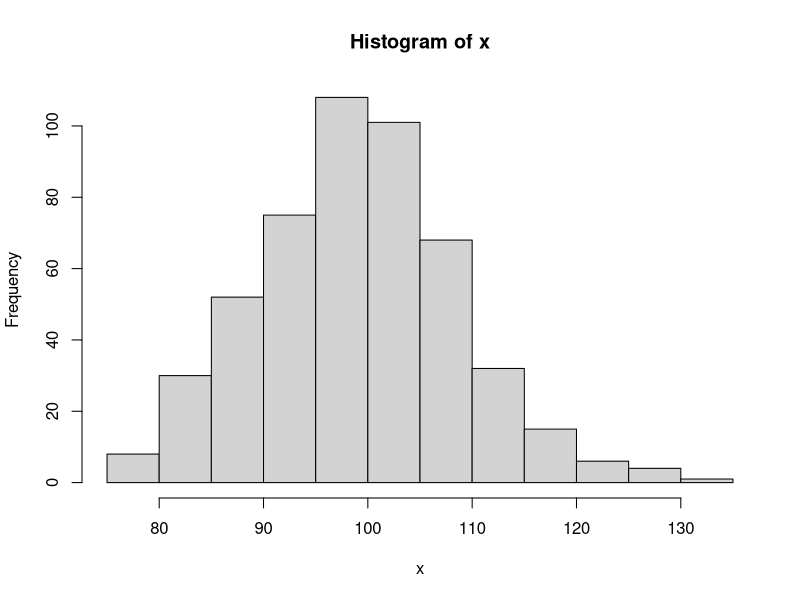
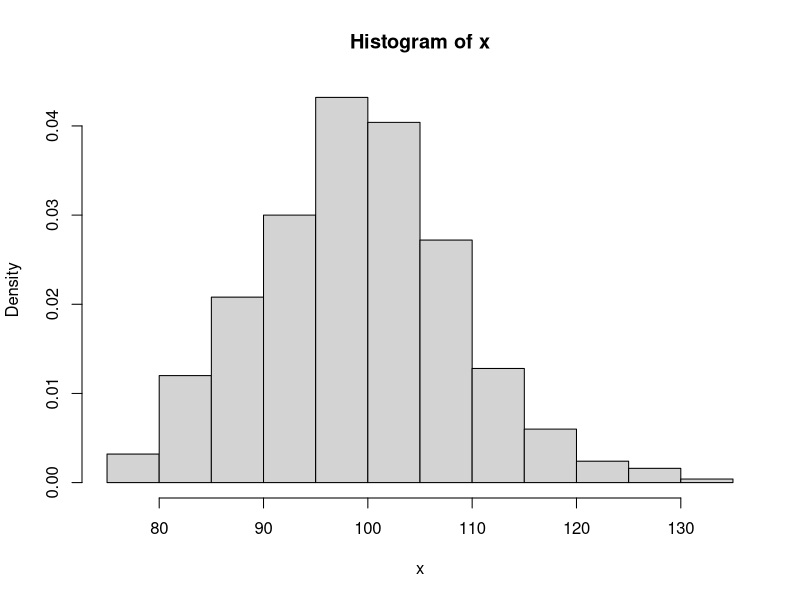
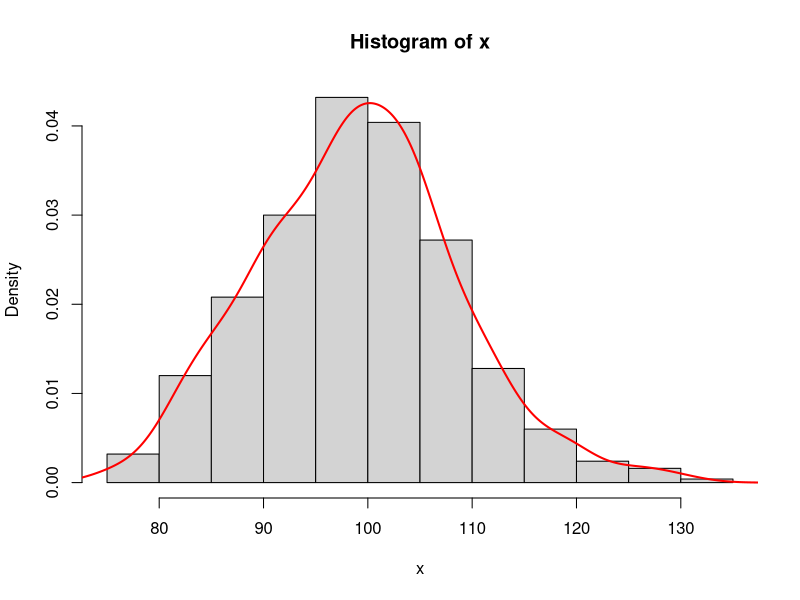
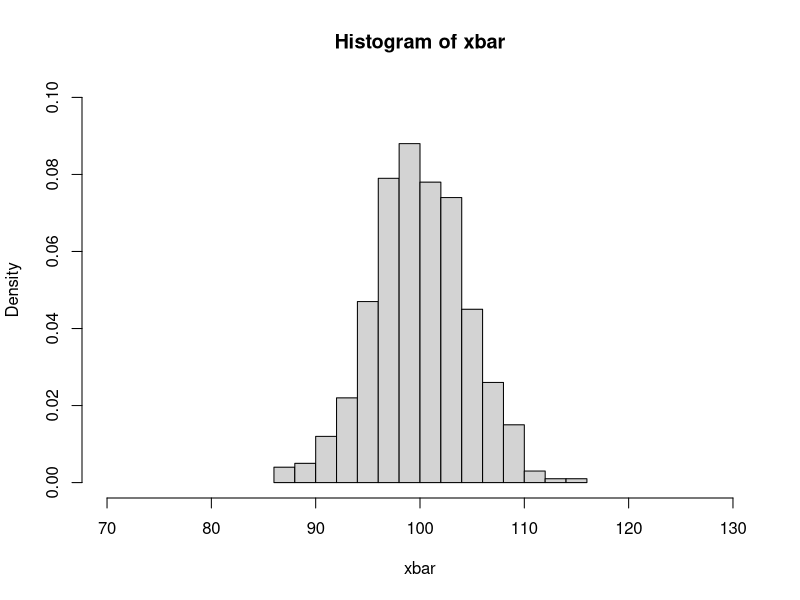
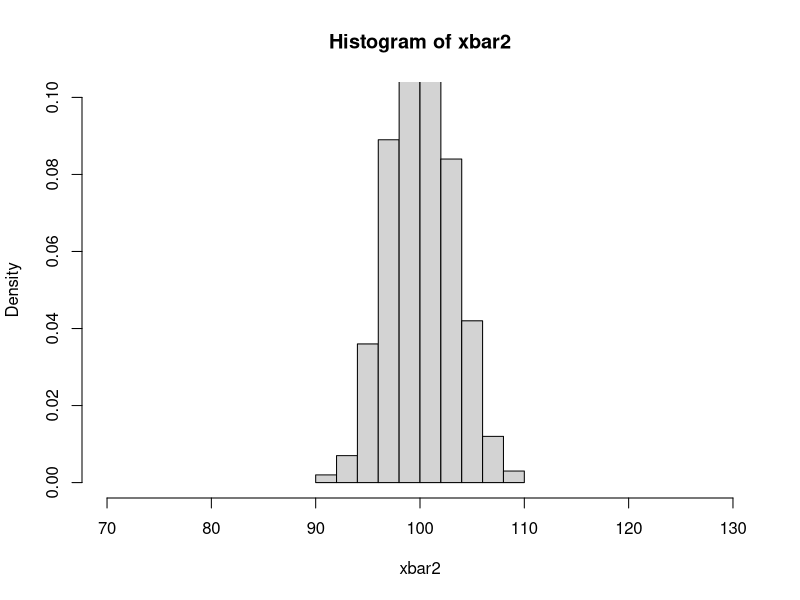
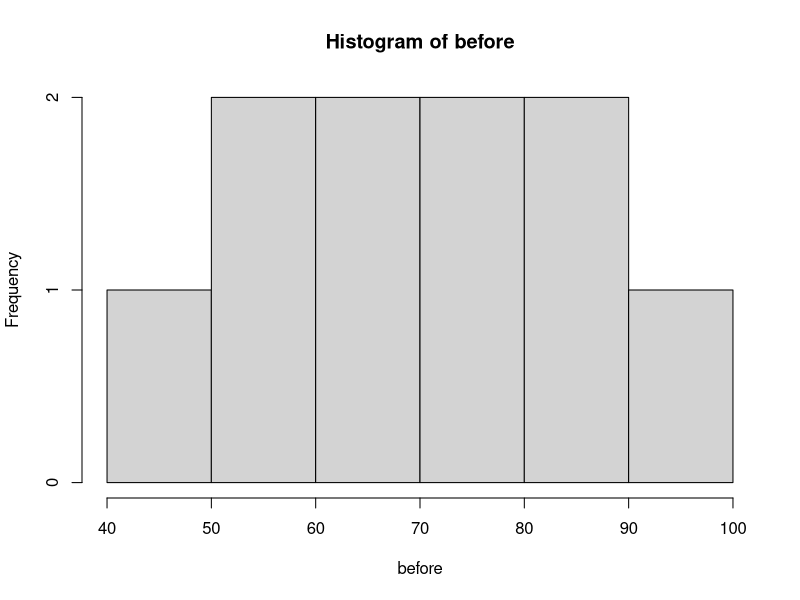
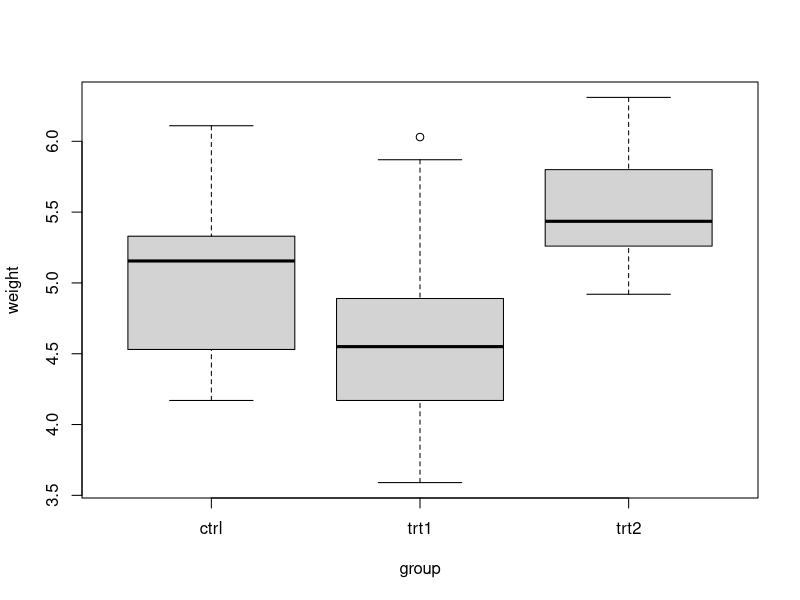

The R script that drew these images, in order:
#statistical concepts (Measures of centrality, Central limit theorem, Confidence intervals, Hypothesis testing, ANOVA, Correlation, Covariance)


#CLT-----
#The CLT says that if you take many repeated samples from a population, and calculate the averages or sum of each one, the collection of those averages will be normally distributed… and it doesn’t matter what the shape of the source distribution is!
#https://www.r-bloggers.com/sampling-distributions-and-central-limit-theorem-in-r/
#1-If you draw samples from a normal distribution, then the distribution of sample means is also normal.2-#1-The mean of the distribution of sample means is identical to the mean of the "parent population," the population from which the samples are drawn.3-The higher the sample size that is drawn, the "narrower" will be the spread of the distribution of sample means.
#http://msenux2.redwoods.edu/MathDept/R/CentralLimit.php

x=rnorm(500,mean=100,sd=10)
#every time u take new sample you will get similar plots
hist(x)
hist(x, prob=T)  #
hist(x, freq=F)  #same
lines(density(x), col='red', lwd=2)

#drawing samples from above distribution
#Each time we draw a sample of size n = 5 from the normal distribution having mean μ = 100 and standard deviation σ = 10, we need someplace to store the mean of the sample. Because we intend to collect the means of 500 samples, we initialize a vector xbar to initially contain 500 zeros
(xbar=rep(0,500))
mu=100; sigma=10 ; n=5

mean(rnorm(n,mean=mu,sd=sigma))  #put this in a loop
for (i in 1:500) { xbar[i]=mean(rnorm(n,mean=mu,sd=sigma)) }
xbar
hist(xbar,prob=TRUE,breaks=12,xlim=c(70,130),ylim=c(0,0.1))
mean(xbar)
#distribution of 500 sample means, each of which was found by selecting n = 5 numbers from the normal distribution with mean μ = 100 and standard deviation σ = 10, then computing their mean (average)
#increasing the sample size
(xbar2=rep(0,500)) ; n=10
for (i in 1:500) { xbar2[i]=mean(rnorm(n,mean=mu,sd=sigma)) }
hist(xbar2,prob=TRUE,breaks=12,xlim=c(70,130),ylim=c(0,0.1))
mean(xbar2)

#Key Idea: When we select samples from a normal distribution, then the distribution of sample means is also "normal" in shape.
#Key Idea: The mean of the distribution of sample means appears to be the same as the mean of the "parent population" from which we selected our samples.


#Confidence Interval -----
#In statistics, a confidence interval (CI) is a type of interval estimate, computed from the statistics of the observed data, that might contain the true value of an unknown population parameter.
#Point_Estimate +/- Confidence_Level * ((MarginOfError)/Sqrt(N))

#test before and after training
before = c(65, 78, 88, 55, 48, 95, 66, 57, 79, 81)
mean(before); length(before)# t-test becoz sample size < 30

after1=c(64, 52, 68, 75, 82, 66, 95, 83, 67, 76)

#1 sample t-test : assume mean= 82
#Ho: mean=82, Ha: mean!=82 : two tail test
t.test(x=before, y=NULL, mu=82, alternative = 'two.sided', conf.level = 0.95, paired=F)
hist(before)
qt(.975,df=9)  #if calc |tvalue| < table-t-value : Accept Ho 
?t.test
t.test(x=before, y=after1, mu=0, alternative = 'two.sided', conf.level = 0.95, paired=F)
#pvalue calc > 0.05: Accept Ho: No difference in means

#Conf Interval in LM
fit = lm(weight ~ height , data =women)
ndata = data.frame(height=c(55.5, 65.5))
predict(fit, newdata = ndata, interval = 'confidence')
confint(fit) # for coefficients 

#Hypothesis Testing----
#see my repository
#(https://github.com/dupadhyaya/rstatistics) *imp***

#ANOVA------
PlantGrowth
#weight of plants obtained under a control and two different treatment conditions
#http://www.sthda.com/english/wiki/one-way-anova-test-in-r
boxplot(weight ~ group, data=PlantGrowth)
res.aov <- aov(weight ~ group, data = PlantGrowth)
# Summary of the analysis
summary(res.aov)
#As the p-value is less than the significance level 0.05, we can conclude that there are significant differences between the groups highlighted with “*" in the model summary.
# to determine if the mean difference between specific pairs of group are statistically significant.
TukeyHSD(res.aov)
#It can be seen from the output, that only the difference between trt2 and trt1 is significant with an adjusted p-value of 0.012.

#Correlation/ Covariance-----
cov(women$height, women$weight)
cor(women$height, women$weight)
